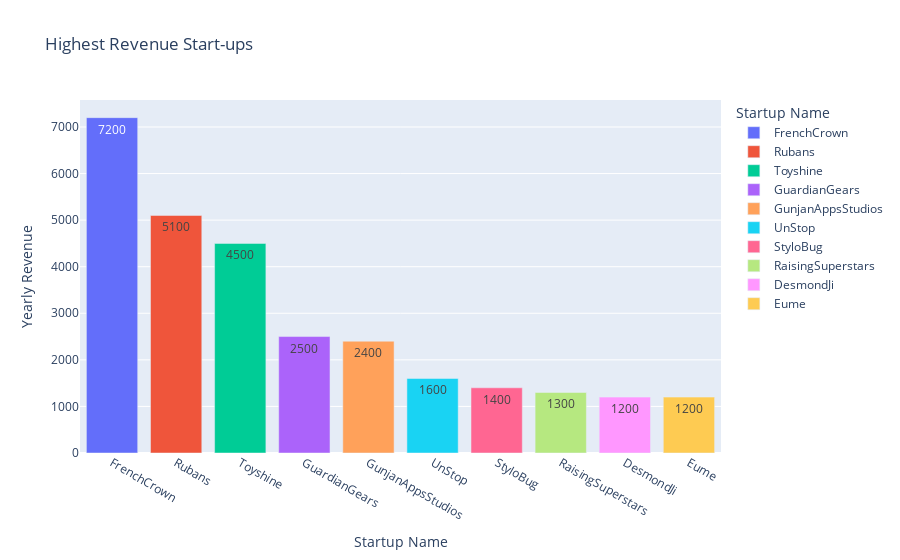

Here is the notebook cell this chart was saved with:
### Code cell
tmpdf = shark_tank.sort_values('Yearly Revenue', ascending=False)[0:10]
fig = px.bar(tmpdf, x="Startup Name", y='Yearly Revenue', color="Startup Name", template='plotly', title="Highest Revenue Start-ups", text=tmpdf['Yearly Revenue'])
fig.show()

### Figure 1 — Plotly figure (JSON) as saved in the notebook; plotly's stock layout.template omitted (floating-point values rounded to 4 significant figures)
{"data": [{"alignmentgroup": "True", "hovertemplate": "Startup Name=%{x}<br>Yearly Revenue=%{text}<extra></extra>", "legendgroup": "FrenchCrown", "marker": {"color": "#636efa", "pattern": {"shape": ""}}, "name": "FrenchCrown", "offsetgroup": "FrenchCrown", "orientation": "v", "showlegend": true, "text": [7200], "textposition": "auto", "type": "bar", "x": ["FrenchCrown"], "xaxis": "x", "y": [7200], "yaxis": "y"}, {"alignmentgroup": "True", "hovertemplate": "Startup Name=%{x}<br>Yearly Revenue=%{text}<extra></extra>", "legendgroup": "Rubans", "marker": {"color": "#EF553B", "pattern": {"shape": ""}}, "name": "Rubans", "offsetgroup": "Rubans", "orientation": "v", "showlegend": true, "text": [5100], "textposition": "auto", "type": "bar", "x": ["Rubans"], "xaxis": "x", "y": [5100], "yaxis": "y"}, {"alignmentgroup": "True", "hovertemplate": "Startup Name=%{x}<br>Yearly Revenue=%{text}<extra></extra>", "legendgroup": "Toyshine", "marker": {"color": "#00cc96", "pattern": {"shape": ""}}, "name": "Toyshine", "offsetgroup": "Toyshine", "orientation": "v", "showlegend": true, "text": [4500], "textposition": "auto", "type": "bar", "x": ["Toyshine"], "xaxis": "x", "y": [4500], "yaxis": "y"}, {"alignmentgroup": "True", "hovertemplate": "Startup Name=%{x}<br>Yearly Revenue=%{text}<extra></extra>", "legendgroup": "GuardianGears", "marker": {"color": "#ab63fa", "pattern": {"shape": ""}}, "name": "GuardianGears", "offsetgroup": "GuardianGears", "orientation": "v", "showlegend": true, "text": [2500], "textposition": "auto", "type": "bar", "x": ["GuardianGears"], "xaxis": "x", "y": [2500], "yaxis": "y"}, {"alignmentgroup": "True", "hovertemplate": "Startup Name=%{x}<br>Yearly Revenue=%{text}<extra></extra>", "legendgroup": "GunjanAppsStudios", "marker": {"color": "#FFA15A", "pattern": {"shape": ""}}, "name": "GunjanAppsStudios", "offsetgroup": "GunjanAppsStudios", "orientation": "v", "showlegend": true, "text": [2400], "textposition": "auto", "type": "bar", "x": ["GunjanAppsStudios"], "xaxis": "x", "y": [2400], "yaxis": "y"}, {"alignmentgroup": "True", "hovertemplate": "Startup Name=%{x}<br>Yearly Revenue=%{text}<extra></extra>", "legendgroup": "UnStop", "marker": {"color": "#19d3f3", "pattern": {"shape": ""}}, "name": "UnStop", "offsetgroup": "UnStop", "orientation": "v", "showlegend": true, "text": [1600], "textposition": "auto", "type": "bar", "x": ["UnStop"], "xaxis": "x", "y": [1600], "yaxis": "y"}, {"alignmentgroup": "True", "hovertemplate": "Startup Name=%{x}<br>Yearly Revenue=%{text}<extra></extra>", "legendgroup": "StyloBug", "marker": {"color": "#FF6692", "pattern": {"shape": ""}}, "name": "StyloBug", "offsetgroup": "StyloBug", "orientation": "v", "showlegend": true, "text": [1400], "textposition": "auto", "type": "bar", "x": ["StyloBug"], "xaxis": "x", "y": [1400], "yaxis": "y"}, {"alignmentgroup": "True", "hovertemplate": "Startup Name=%{x}<br>Yearly Revenue=%{text}<extra></extra>", "legendgroup": "RaisingSuperstars", "marker": {"color": "#B6E880", "pattern": {"shape": ""}}, "name": "RaisingSuperstars", "offsetgroup": "RaisingSuperstars", "orientation": "v", "showlegend": true, "text": [1300], "textposition": "auto", "type": "bar", "x": ["RaisingSuperstars"], "xaxis": "x", "y": [1300], "yaxis": "y"}, {"alignmentgroup": "True", "hovertemplate": "Startup Name=%{x}<br>Yearly Revenue=%{text}<extra></extra>", "legendgroup": "DesmondJi", "marker": {"color": "#FF97FF", "pattern": {"shape": ""}}, "name": "DesmondJi", "offsetgroup": "DesmondJi", "orientation": "v", "showlegend": true, "text": [1200], "textposition": "auto", "type": "bar", "x": ["DesmondJi"], "xaxis": "x", "y": [1200], "yaxis": "y"}, {"alignmentgroup": "True", "hovertemplate": "Startup Name=%{x}<br>Yearly Revenue=%{text}<extra></extra>", "legendgroup": "Eume", "marker": {"color": "#FECB52", "pattern": {"shape": ""}}, "name": "Eume", "offsetgroup": "Eume", "orientation": "v", "showlegend": true, "text": [1200], "textposition": "auto", "type": "bar", "x": ["Eume"], "xaxis": "x", "y": [1200], "yaxis": "y"}], "layout": {"barmode": "relative", "legend": {"title": {"text": "Startup Name"}, "tracegroupgap": 0}, "title": {"text": "Highest Revenue Start-ups"}, "xaxis": {"anchor": "y", "categoryarray": ["FrenchCrown", "Rubans", "Toyshine", "GuardianGears", "GunjanAppsStudios", "UnStop", "StyloBug", "RaisingSuperstars", "DesmondJi", "Eume"], "categoryorder": "array", "domain": [0, 1], "title": {"text": "Startup Name"}}, "yaxis": {"anchor": "x", "domain": [0, 1], "title": {"text": "Yearly Revenue"}}}}
